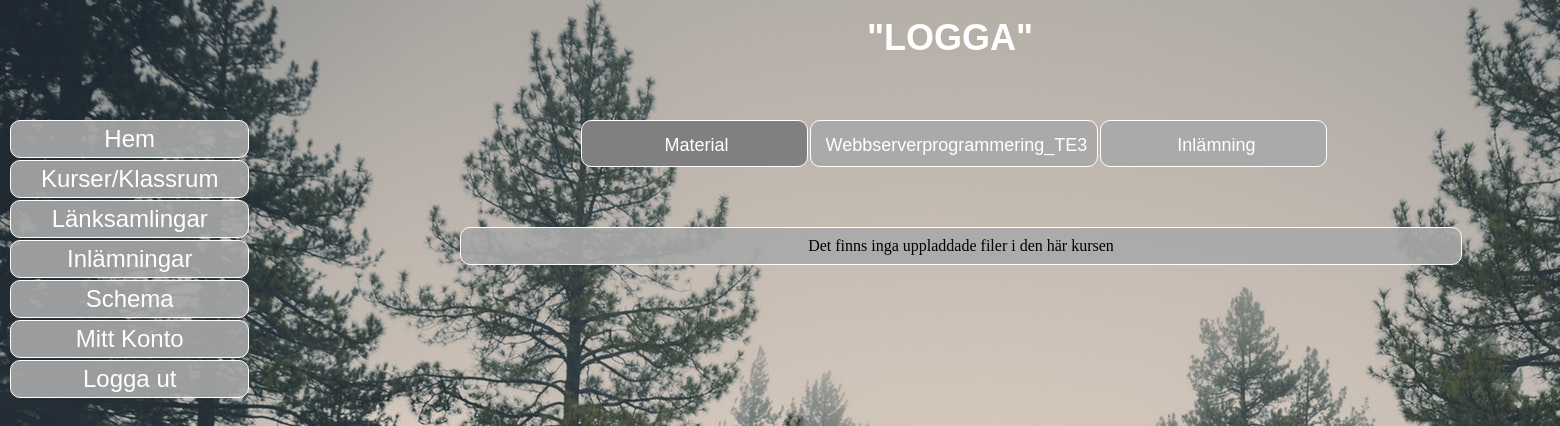
Before: /material.php?course=Webbserverprogrammering_TE3 (signed in) with the older database file.
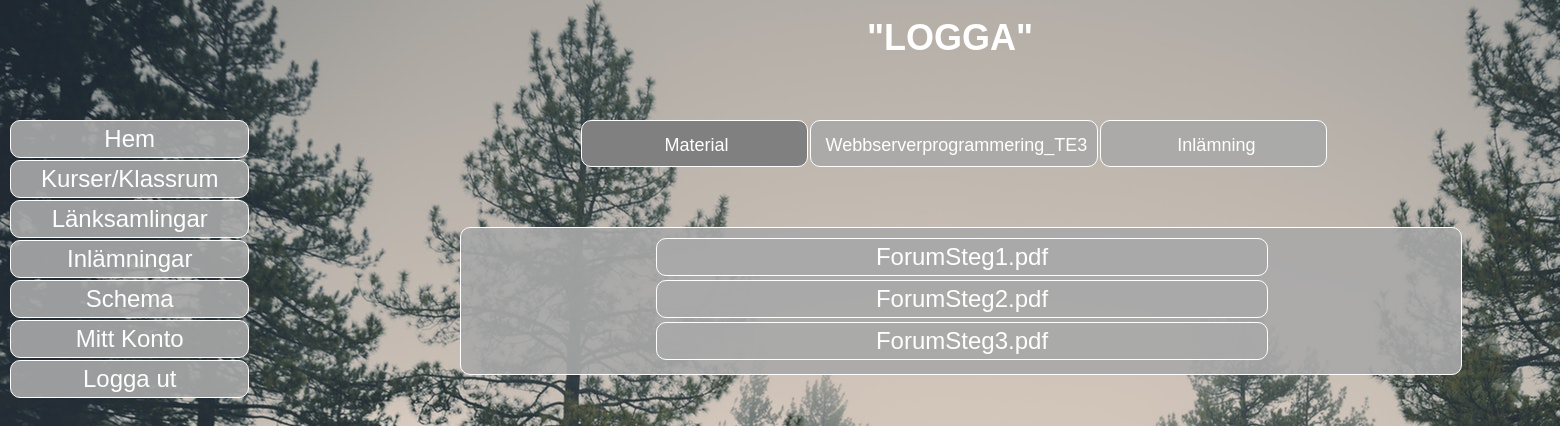
After: the same page with the newer database file.
### tables this page shows
CREATE TABLE `teacherfiles` (
  `FileID` int(255) NOT NULL,
  `Filename` varchar(100) NOT NULL,
  `Filefolder` varchar(50) NOT NULL,
  `Filecourse` varchar(50) NOT NULL,
  `Uploader` varchar(50) NOT NULL,
  `Uploaddate` datetime(6) NOT NULL,
  `Nametoshow` varchar(50) NOT NULL
);

### material.php (the view, shortened to what this page needs)
<?php
require("db.php");
if(isset($_SESSION['currentuser']))
{
	try
	{
		$sql = "SELECT Type FROM users where Username = :currentuser";
		$stmt = $dbh->prepare($sql);
		$stmt->bindParam(":currentuser", $_SESSION['currentuser']);
		$stmt->execute();
		$result = $stmt->fetchAll();
	}
	catch(Exception $e)
	{
		echo $e->getMessage();
	}
	foreach($result as $row)
	{
		$usertype = $row->Type;
	}
	$course = $_GET['course'];
?>
<!DOCTYPE HTML>
<html>
<head>
<link rel="stylesheet" href="styler.css" type="text/css">
</head>
<body>
	<div id="wrapper">
    	<header>
        	<h1 id="headerlogoh1">"LOGGA"</h1>
        </header>
        <nav>
        	<div id="dropdown">
                    <div id="myDropdown" class="dropdown-content">
                        <a href="start.php">Hem</a>
                        <a href="kurser_overview_KLAR.php">Kurser/Klassrum</a>
                        <a href="lanksamling.php">Länksamlingar</a>
                        <?php
						if($usertype == "student")
						{
							?>
                            <a href="inlamning.php">Inlämningar</a>
							<?php
						}
						?>
                        <a href="http://www.novasoftware.se/webviewer/(S(kfzct0fzd3s4iy55e3xyz345))/design1.aspx?schoolid=53520">Schema</a>
                        <a href="mittkonto.php">Mitt Konto</a>
                        <a href="logout.php">Logga ut</a>
                    </div>
             </div>
        </nav>
        <section>
        	<div id="navincourse">
            	<div id="centerincourse">
                    <a class="navincourseon" href="<?php echo "material.php?course=" . $course ?>">Material</a>
                    <a id="navincourselink" href=<?php echo "betakurs.php?course=" . $course ?>><?php echo $course ?></a>
                    <a id="navincourselink" href=<?php echo "inlamningikurs.php?course=" . $course ?>>Inlämning</a>
            	</div>
            </div>
            <?php
			try
			{
				$sql = "SELECT * FROM teacherfiles WHERE Filecourse = :course";
				$stmt = $dbh->prepare($sql);
				$stmt->bindParam(":course", $course);
				$stmt->execute();
				$result = $stmt->fetchAll();
			}
			catch(Exception $e)
			{
				echo $e->getMessage();
			}
			?>
            <div id="news">
            	<?php
				if(empty($result))
				{
					echo "Det finns inga uppladdade filer i den här kursen";
				}
				foreach($result as $row)
				{
					?>
                    <a id="materaillinksa" href=" <?php echo $row->Filefolder . $row->Filename ?>" download><?php echo $row->Nametoshow?></a>
					<?php
				}
				?>
            </div>
        </section>
	</div>
</body>
</html>
<?php
}
else
{
	header("Location: login.php");
}

### styler.css (style rules this page uses)
html, body, div, span, applet, object, iframe, h1, h2, h3, h4, h5, h6, p, blockquote, pre, a, abbr, acronym, address, big, cite, code, del, dfn, em, img, ins, kbd, q, s, samp, small, strike, strong, sub, sup, tt, var, b, u, i, center, dl, dt, dd, ol, ul, li, fieldset, form, label, legend, table, caption, tbody, tfoot, thead, tr, th, td, article, aside, canvas, details, embed, figure, figcaption, footer, header, hgroup, menu, nav, output, ruby, section, summary, time, mark, audio, video { margin: 0; padding: 0; border: 0; font-size: 100%; font: inherit; vertical-align: baseline; }
article, aside, details, figcaption, figure, footer, header, hgroup, menu, nav, section { display: block; }
body { line-height: 1; height:100%; background-color:#666; }
@media screen and (min-width: 481px) { body { background-repeat: no-repeat; background-attachment: fixed; } }
@media screen and (min-width: 481px) { #wrapper { width: 1900px; height: 100vh; margin-left: auto; margin-right: auto; position: relative; } }
@media screen and (min-width: 481px) { header { width: 1900px; height: 100px; padding-top: 20px; float: left; text-align: center; } }
@media screen and (min-width: 481px) { nav { width: 300px; height: 1000px; padding-bottom: 10px; float: left; } }
@media screen and (min-width: 481px) { section { width: 1500px; height: auto; float: left; position: relative; padding-left: 50px; padding-right: 50px; } }
@media screen and (min-width: 481px) { #headerlogoh1 { font-family: Tahoma, Geneva, sans-serif; font-size: 36px; font-weight: bold; color: #FFF; } }
@media screen and (min-width: 481px) { #navincourse { width: 1210px; height: auto; margin-bottom: 50px; float: left; } }
@media screen and (min-width: 481px) { #centerincourse { width: fit-content; height: auto; margin-left: auto; margin-right: auto; position: relative; } }
@media screen and (min-width: 481px) { #navincourselink { width: fit-content; min-width: 200px; height: 30px; padding: 15px 10px 0px 15px; margin-right: 2px; border: 1px solid; border-color: #FFF; border-radius: 10px; text-align: center; background-color: rgba(169,169,169,0.9); color: #FFF; font-family: "Arial Black", Gadget, sans-serif; font-size: 18px; text-decoration: none; float: left; } }
@media screen and (min-width: 481px) { .navincourseon { width: fit-content; min-width: 200px; height: 30px; padding: 15px 10px 0px 15px; margin-right: 2px; border: 1px solid; border-color: #FFF; border-radius: 10px; text-align: center; background-color: rgb(128,128,128); color: #FFF; font-family: "Arial Black", Gadget, sans-serif; font-size: 18px; text-decoration: none; float: left; } }
@media screen and (min-width: 481px) { #news { width: 980px; height: auto; padding: 10px; float: left; margin-left: 110px; margin-top: 10px; border-radius: 10px; border: 1px solid; border-color: #FFF; text-align: center; background-color: rgba(169,169,169,0.9); } }
@media screen and (min-width: 481px) { #materaillinksa { display: list-item; list-style-type: none; width: 610px; height: auto; padding: 6px 0px 6px 0px; margin-bottom: 4px; margin-left: 185px; border-radius: 10px; border: 1px solid; border-color: #FFF; border-radius: 10px; text-align: center; text-decoration: none; font-family: "Arial Black", Gadget, sans-serif; font-size: 24px; color: #FFF; background-color: rgba(169,169,169,0.9); } }
@media screen and (min-width: 481px) { #myDropdown { width: auto; height: auto; position: fixed; } }
@media screen and (min-width: 481px) { .dropdown-content a { display: list-item; list-style-type: none; text-align: center; text-decoration: none; font-family: "Arial Black", Gadget, sans-serif; font-size: 24px; color: #FFF; padding: 6px 30px 6px 30px; margin-bottom: 2px; margin-left: 10px; background-color: rgba(169,169,169,0.9); border: 1px solid; border-color: #FFF; border-radius: 10px; } }

Changed rows visible on the page:
added teacherfiles: Nametoshow "ForumSteg1.pdf"
added teacherfiles: Nametoshow "ForumSteg2.pdf"
added teacherfiles: Nametoshow "ForumSteg3.pdf"
Other visible differences:
text no longer shown: "Det finns inga uppladdade filer i den här kursen"
